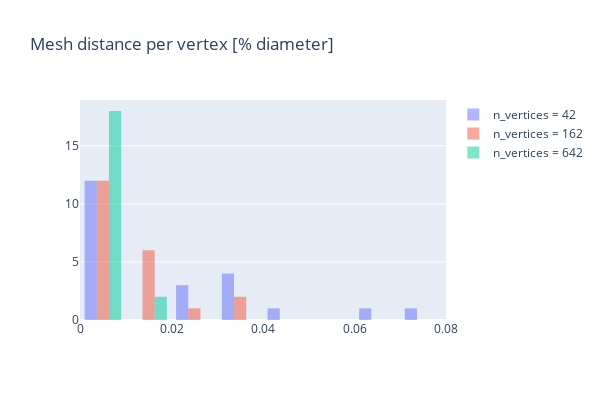

Write notebook code for a chart like this one.
### Code cell
hist_diff_seq_per_time_vertex_diameter_group(by="n_vertices")

### Figure 1 — Plotly figure (JSON) as saved in the notebook; plotly's stock layout.template omitted (floating-point values rounded to 4 significant figures)
{"data": [{"name": "n_vertices = 42", "opacity": 0.5, "type": "histogram", "x": [0.04596, 0.07582, 0.0398, 0.06707, 0.02556, 0.0333, 0.02239, 0.0347, 0.02541, 0.03288, 0.004838, 0.007068, 0.005029, 0.006388, 0.004987, 0.007157, 0.0004805, 0.0006584, 0.0005302, 0.0008216, 0.0004566, 0.0008015]}, {"name": "n_vertices = 162", "opacity": 0.5, "type": "histogram", "x": [null, 0.0364, 0.02656, 0.0387, 0.01216, 0.0186, 0.01274, 0.01822, 0.01252, 0.01977, 0.002603, 0.003614, 0.002619, 0.003756, 0.002559, 0.003628, 0.0002537, 0.0003695, 0.0002291, 0.0003506, 0.0002486, 0.0003881]}, {"name": "n_vertices = 642", "opacity": 0.5, "type": "histogram", "x": [0.01314, 0.01908, 0.006179, 0.009447, 0.006371, 0.009166, 0.006357, 0.009833, 0.00131, 0.001862, 0.001293, 0.001899, 0.001272, 0.00184, 0.0001284, 0.0001796, 0.0001224, 0.0001832, 0.0001243, 0.0001852]}], "layout": {"height": 400, "showlegend": true, "title": {"text": "Mesh distance per vertex [% diameter]"}, "width": 600, "xaxis": {"autorange": true, "range": [2.602e-18, 0.08], "type": "linear"}, "yaxis": {"autorange": true, "range": [0, 18.95]}}}
